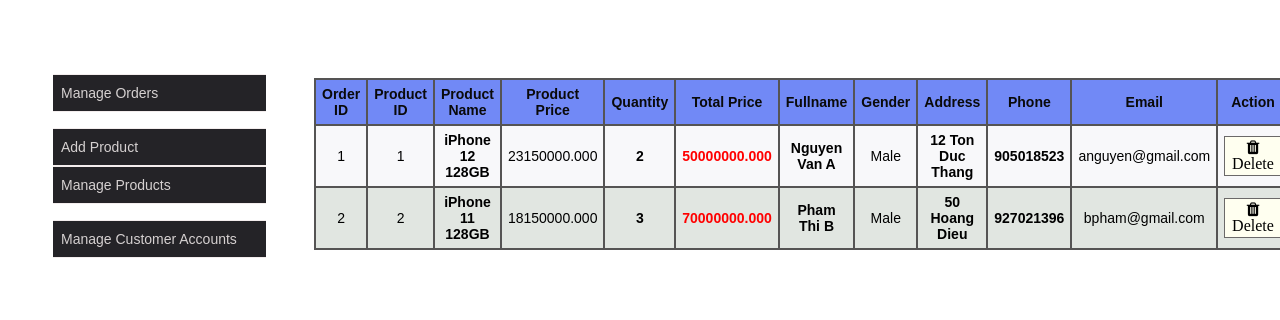
Screenshot of /admin/manage_order.php with the database file from the repository.
### tables this page shows
CREATE TABLE IF NOT EXISTS product_orders(
	id					INT					NOT NULL		AUTO_INCREMENT,
	product_id			INT					NOT NULL,
	customer_username	VARCHAR(20)			NOT NULL,
	quantity			INT					NOT NULL,
	total_price			FLOAT(20,3)			NOT NULL,
	PRIMARY KEY	(id),
	FOREIGN KEY (product_id) REFERENCES product(id) ON DELETE CASCADE,
	FOREIGN KEY (customer_username) REFERENCES account_customer(username) ON DELETE CASCADE
);

CREATE TABLE IF NOT EXISTS product(
	id					INT					NOT NULL		AUTO_INCREMENT,
	category_id			INT					NOT NULL,
	name				VARCHAR(512)		NOT NULL,
	company				VARCHAR(512)		NOT NULL,
	price				FLOAT(20,3)			NOT NULL,
	availability		VARCHAR(20)			NOT NULL,
	description			VARCHAR(2000)		NOT NULL,
	image				VARCHAR(512)		NOT NULL,
	PRIMARY KEY	(id),
	FOREIGN KEY (category_id) REFERENCES category(id) ON DELETE CASCADE
);

CREATE TABLE IF NOT EXISTS account_customer(
	username	VARCHAR(20)		NOT NULL,
	password	VARCHAR(20)		NOT NULL,
	fullname	VARCHAR(300)	NOT NULL,
	gender		VARCHAR(5)		NOT NULL,
	phone		int				NOT NULL,
	address		VARCHAR(500)	NOT NULL,
	email		VARCHAR(300),
	PRIMARY KEY	(username)
);

### admin/manage_order.php (the view, shortened to what this page needs)
<?php
	function getProductOrderInfo()
	{
		require("../config.php");
		$query = "SELECT *, product_orders.id AS order_id FROM ((product_orders
				  INNER JOIN product ON product_orders.product_id = product.id)
				  INNER JOIN account_customer ON product_orders.customer_username = account_customer.username)";
		$result = $con->query($query);
		$all_rows = array();
		while ($row = $result->fetch_assoc()) {
			array_push($all_rows, $row);
		}
		return $all_rows;
	}
?>
<!DOCTYPE html>
<html>
<head>
	<link rel="stylesheet" href="css/table_gridview.css">
	<link rel="stylesheet" href="css/btn.css">
	<link rel="stylesheet" href="https://cdnjs.cloudflare.com/ajax/libs/font-awesome/4.7.0/css/font-awesome.min.css">
</head>
<body>
	<?php
		require("side_nav.php");
	?>
	<div class="table-gridview-container">
		<table class="table-gridview">
			<tr>
				<th>Order ID</th>
				<th>Product ID</th>
				<th>Product Name</th>
				<th>Product Price</th>
				<th>Quantity</th>
				<th>Total Price</th>
				<th>Fullname</th>
				<th>Gender</th>
				<th>Address</th>
				<th>Phone</th>
				<th>Email</th>
				<th>Action</th>
			</tr>
<?php
				foreach ($ords = getProductOrderInfo() as $ord) {
?>
					<tr>
						<td><?php echo $ord['order_id']; ?></td>
						<td><?php echo $ord['product_id']; ?></td>
						<td style="font-weight: bold"><?php echo $ord['name']; ?></td>
						<td><?php echo $ord['price']; ?></td>
						<td style="font-weight: bold"><?php echo $ord['quantity']; ?></td>
						<td style="font-weight: bold; color: red"><?php echo $ord['total_price']; ?></td>
						<td style="font-weight: bold"><?php echo $ord['fullname']; ?></td>
						<td><?php echo $ord['gender']; ?></td>
						<td style="font-weight: bold"><?php echo $ord['address']; ?></td>
						<td style="font-weight: bold"><?php echo $ord['phone']; ?></td>
						<td><?php echo $ord['email']; ?></td>
						<td>
							<a href="manage_order.php?order_id=<?php echo $ord['order_id']; ?>&action=delete" >
							<button class="btn" ><i class="fa fa-trash"> Delete</i></button>
						</td>
					</tr>
<?php
				}
?>
		</table>
	</div>
</body>
</html>

### admin/css/table_gridview.css (style rules this page uses)
* { box-sizing: border-box; }
.table-gridview-container { float: right; width: 75%; margin-right: 10px; margin-top: 70px; }
.table-gridview { border-collapse: collapse; }
.table-gridview th, .table-gridview td { padding: 6px; text-align: center; border: 2px solid #555454; font-family: sans-serif; font-size: 14px; }
.table-gridview tr:nth-child(even) { background-color: #f8f8fa; }
.table-gridview tr:nth-child(odd) { background-color: #e1e6e1; }
.table-gridview th { background-color: rgb(113, 137, 246); color: #0a0a0a; }

### admin/css/btn.css (style rules this page uses)
.btn { border: 1px solid rgb(107, 105, 105); background-color: ivory; padding: 2px 7px; font-family: Arial; font-size: 16px; cursor: pointer; }

### admin/css/side_nav.css (style rules this page uses)
* { box-sizing: border-box; }

### rows the page displays
product_orders: id "1", product "1", product.name "iPhone 12 128GB", product.price "23150000.000", quantity "2", total_price "50000000.000", customer_username.fullname "Nguyen Van A", customer_username.gender "Male", customer_username.address "12 Ton Duc Thang", customer_username.phone "905018523", customer_username.email "anguyen@gmail.com"
product_orders: id "2", product "2", product.name "iPhone 11 128GB", product.price "18150000.000", quantity "3", total_price "70000000.000", customer_username.fullname "Pham Thi B", customer_username.gender "Male", customer_username.address "50 Hoang Dieu", customer_username.phone "927021396", customer_username.email "bpham@gmail.com"
